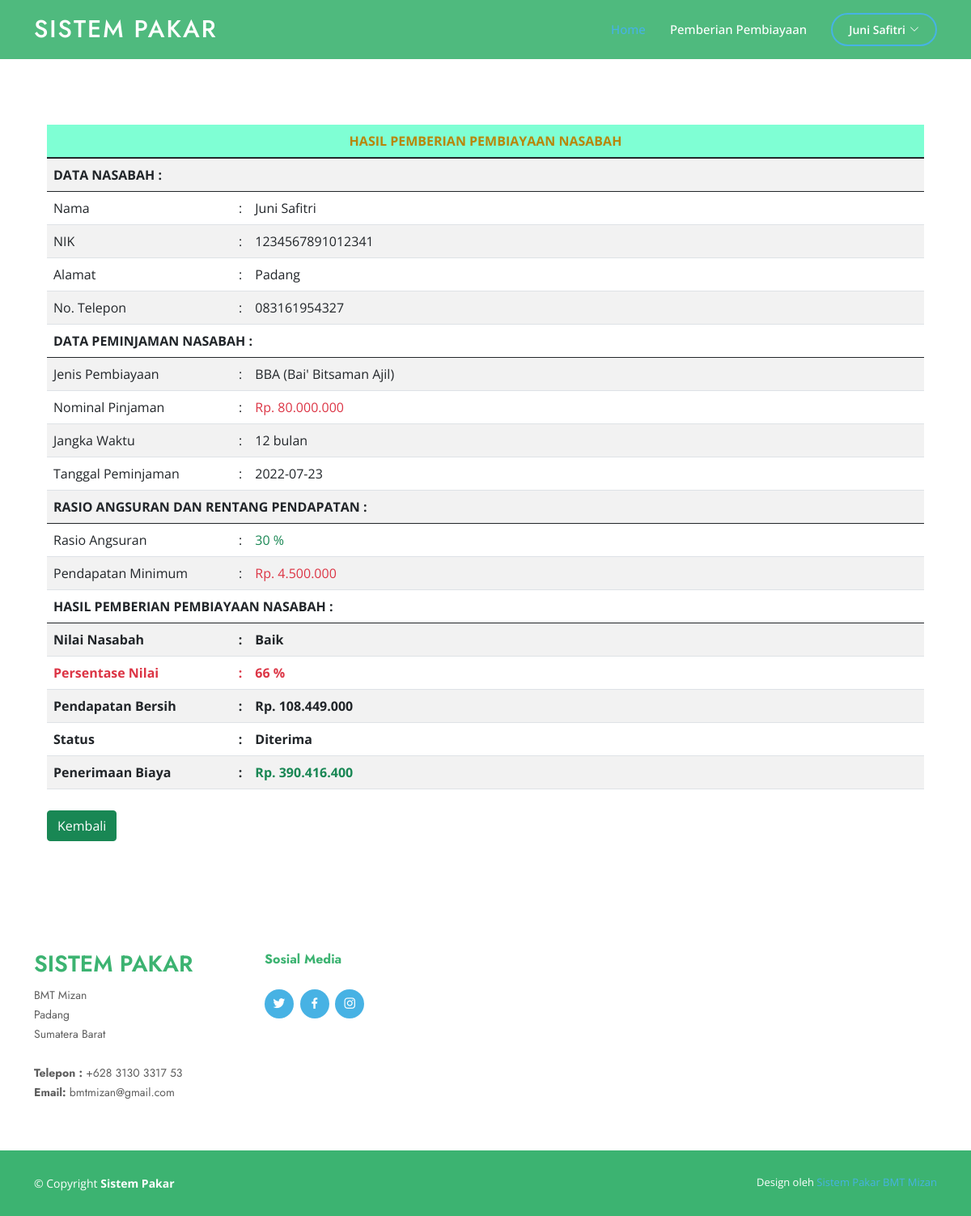
The app's page /index.php?page=halaman_awal/pages/pembiayaan/detailhasilpembiayaannasabah&id=1 (signed in) with its own data.
### tables this page shows
CREATE TABLE `tb_nasabah` (
  `id_nasabah` int(11) NOT NULL,
  `nik_username` varchar(16) NOT NULL,
  `nama_lengkap` varchar(100) NOT NULL,
  `password` varchar(124) NOT NULL,
  `alamat` text NOT NULL,
  `no_telepon` varchar(15) NOT NULL,
  `foto_nasabah` varchar(124) NOT NULL,
  `foto_ktp_nasabah` varchar(124) NOT NULL,
  `status_validasi` int(1) NOT NULL
);

CREATE TABLE `tb_hasil` (
  `id_hasil` int(11) NOT NULL,
  `id_jaminan_nasabah` int(11) NOT NULL,
  `nik_username` varchar(16) NOT NULL,
  `tanggal` date NOT NULL,
  `nilai_nasabah` varchar(15) NOT NULL,
  `persentase_nilai` double NOT NULL
);

CREATE TABLE `tb_jenis_pembiayaan` (
  `id_jenis_pembiayaan` int(11) NOT NULL,
  `jenis_pembiayaan` varchar(124) NOT NULL,
  `keterangan` text NOT NULL
);

CREATE TABLE `tb_pemberian_pembiayaan_nasabah` (
  `id_pemberian_pembiayaan_nasabah` int(11) NOT NULL,
  `id_jenis_pembiayaan` int(11) NOT NULL,
  `nik_username` varchar(20) NOT NULL,
  `nominal_pinjaman` double NOT NULL,
  `jangka_waktu` int(11) NOT NULL,
  `tanggal_peminjaman` date NOT NULL
);

CREATE TABLE `tb_rasio_angsuran` (
  `id_rasio_angsuran` int(11) NOT NULL,
  `besar_rasio_angsuran` double NOT NULL,
  `keterangan` text NOT NULL
);

CREATE TABLE `tb_rentang_pendapatan` (
  `id_rentang_pendapatan` int(11) NOT NULL,
  `nilai_pendapatan_minimum` double NOT NULL,
  `keterangan` text NOT NULL
);

CREATE TABLE `tb_analisa_pendapatan` (
  `id_analisa_pendapatan` int(11) NOT NULL,
  `id_pemberian_pembiayaan_nasabah` int(11) NOT NULL,
  `jumlah_tabungan` double NOT NULL,
  `jumlah_hutang` double NOT NULL,
  `penjualan` double NOT NULL,
  `biaya_tenaga_kerja` double NOT NULL,
  `biaya_bahan_baku` double NOT NULL,
  `biaya_overhead` double NOT NULL,
  `harga_pokok_produksi` double NOT NULL,
  `pendapatan_jualan` double NOT NULL,
  `biaya_umum_dan_adm` double NOT NULL,
  `biaya_pemasaran` double NOT NULL,
  `pendapatan_per_bulan` double NOT NULL,
  `pendapatan_lain_lain` double NOT NULL,
  `total_pendapatan_per_bulan` double NOT NULL,
  `biaya_makan` double NOT NULL,
  `biaya_transportasi` double NOT NULL,
  `biaya_sewa` double NOT NULL,
  `biaya_air` double NOT NULL,
  `biaya_listrik` double NOT NULL,
  `biaya_telepon` double NOT NULL,
  `biaya_pendidikan` double NOT NULL,
  `biaya_lain_lain` double NOT NULL,
  `total_biaya_hidup_per_bulan` double NOT NULL,
  `pendapatan_bersih_per_bulan` double NOT NULL
);

CREATE TABLE `tb_jaminan_nasabah` (
  `id_jaminan_nasabah` int(11) NOT NULL,
  `id_pemberian_pembiayaan_nasabah` int(11) NOT NULL,
  `foto_KK` varchar(124) NOT NULL,
  `foto_BPKP` varchar(124) NOT NULL,
  `foto_surat_izin_usaha` varchar(124) NOT NULL,
  `foto_STNK` varchar(124) NOT NULL,
  `foto_rekening_listrik` varchar(124) NOT NULL,
  `status` varchar(30) NOT NULL
);

### index.php (called while the page is built, shortened)
<?php
  include('koneksi.php');
  ?>
<?php include('halaman_awal/components/head.php'); ?>
<?php include('halaman_awal/components/header.php'); ?>
<?php include('content.php'); ?>
<?php include('halaman_awal/components/footer.php'); ?>
<?php include('halaman_awal/components/script.php'); ?>

### halaman_awal/pages/pembiayaan/detailhasilpembiayaannasabah.php (the view, shortened to what this page needs)
<?php
$nik_username = $_SESSION['username'];
$id = $_GET['id'];
$dataHasilPembiayaan = mysqli_query($koneksi, "SELECT *, n.nik_username as nik_username FROM tb_hasil h LEFT JOIN tb_jaminan_nasabah jn ON h.id_jaminan_nasabah=jn.id_jaminan_nasabah LEFT JOIN tb_pemberian_pembiayaan_nasabah ppn ON ppn.id_pemberian_pembiayaan_nasabah=jn.id_pemberian_pembiayaan_nasabah LEFT JOIN tb_jenis_pembiayaan jp ON jp.id_jenis_pembiayaan=ppn.id_jenis_pembiayaan LEFT JOIN tb_nasabah n ON n.nik_username=ppn.nik_username LEFT JOIN tb_analisa_pendapatan ap ON ap.id_pemberian_pembiayaan_nasabah=ppn.id_pemberian_pembiayaan_nasabah WHERE n.nik_username='$nik_username' AND ppn.id_pemberian_pembiayaan_nasabah=$id AND jn.status='Diterima' || status='Ditolak' ORDER BY id_hasil ASC");
$dataRasioAngsuran = mysqli_query($koneksi, "SELECT * FROM tb_rasio_angsuran")->fetch_array();
$dataRentangPendapatan = mysqli_query($koneksi, "SELECT * FROM tb_rentang_pendapatan")->fetch_array();
?>
<section id="contact" class="contact">
    <br><br>
    <div class="container" data-aos="fade-up">
        <div class="section-title">
        </div>
        <div class="row">
            <div class="info-data" data-infodata="<?php if (isset($_SESSION['info'])) {
                                                        echo $_SESSION['info'];
                                                    }
                                                    unset($_SESSION['info']); ?>">
                <div class="col-lg-12 d-flex align-items-stretch">
                    <div class="card-body">
                        <table class="table table-striped table-hover">
                            <thead style="background-color:aquamarine;">
                                <tr>
                                    <th colspan="3" style="text-align:center; color:darkgoldenrod">HASIL PEMBERIAN PEMBIAYAAN NASABAH</th>
                                </tr>
                            </thead>
                            <tbody>
                                <?php
                                foreach ($dataHasilPembiayaan as $key => $value) : ?>
                                    <tr style="border-bottom:2px;">
                                        <td colspan="3" style="text-align:left; font-weight:bold">DATA NASABAH : </td>
                                    </tr>
                                    <tr>
                                        <td width="20%">Nama</td>
                                        <td width="3%" style="text-align: right;">:</td>
                                        <td><?= $value['nama_lengkap']; ?></td>
                                    </tr>
                                    <tr>
                                        <td width="20%">NIK</td>
                                        <td width="3%" style="text-align: right;">:</td>
                                        <td><?= $value['nik_username']; ?></td>
                                    </tr>
                                    <tr>
                                        <td width="20%">Alamat</td>
                                        <td width="3%" style="text-align: right;">:</td>
                                        <td><?= $value['alamat']; ?></td>
                                    </tr>
                                    <tr>
                                        <td width="20%">No. Telepon</td>
                                        <td width="3%" style="text-align: right;">:</td>
                                        <td><?= $value['no_telepon']; ?></td>
                                    </tr>
                                    <tr style="border-bottom:2px;">
                                        <td colspan="3" style="text-align:left; font-weight:bold">DATA PEMINJAMAN NASABAH : </td>
                                    </tr>
                                    <tr>
                                        <td width="20%">Jenis Pembiayaan</td>
                                        <td width="3%" style="text-align: right;">:</td>
                                        <td><?= $value['jenis_pembiayaan']; ?></td>
                                    </tr>
                                    <tr>
                                        <td width="20%">Nominal Pinjaman</td>
                                        <td width="3%" style="text-align: right;">:</td>
                                        <td class="text-danger">Rp. <?= number_format($value['nominal_pinjaman'], 0, '.', '.'); ?></td>
                                    </tr>
                                    <tr>
                                        <td width="20%">Jangka Waktu</td>
                                        <td width="3%" style="text-align: right;">:</td>
                                        <td><?= $value['jangka_waktu']; ?> bulan</td>
                                    </tr>
                                    <tr>
                                        <td width="20%">Tanggal Peminjaman</td>
                                        <td width="3%" style="text-align: right;">:</td>
                                        <td><?= $value['tanggal_peminjaman']; ?></td>
                                    </tr>
                                    <tr style="border-bottom:2px;">
                                        <td colspan="3" style="text-align:left; font-weight:bold">RASIO ANGSURAN DAN RENTANG PENDAPATAN : </td>
                                    </tr>
                                    <tr>
                                        <td width="20%">Rasio Angsuran</td>
                                        <td width="3%" style="text-align: right;">:</td>
                                        <td class="text-success"><?= $dataRasioAngsuran['besar_rasio_angsuran']; ?> %</td>
                                    </tr>
                                    <tr>
                                        <td width="20%">Pendapatan Minimum</td>
                                        <td width="3%" style="text-align: right;">:</td>
                                        <td class="text-danger">Rp. <?= number_format($dataRentangPendapatan['nilai_pendapatan_minimum'], 0, '.', '.'); ?></td>
                                    </tr>
                                    <tr style="border-bottom:2px;">
                                        <td colspan="3" style="text-align:left; font-weight:bold">HASIL PEMBERIAN PEMBIAYAAN NASABAH : </td>
                                    </tr>
                                    <tr class="fw-bold text-danger">
                                        <td width="20%">Nilai Nasabah</td>
                                        <td width="3%" style="text-align: right;">:</td>
                                        <td><?= $value['nilai_nasabah']; ?> </td>
                                    </tr>
                                    <tr class="fw-bold text-danger">
                                        <td width="20%">Persentase Nilai</td>
                                        <td width="3%" style="text-align: right;">:</td>
                                        <td><?= $value['persentase_nilai']; ?> %</td>
                                    </tr>
                                    <tr class="fw-bold text-danger">
                                        <td width="20%">Pendapatan Bersih</td>
                                        <td width="3%" style="text-align: right;">:</td>
                                        <td>Rp. <?= number_format($value['pendapatan_bersih_per_bulan'], 0, '.', '.'); ?></td>
                                    </tr>
                                    <tr class="fw-bold">
                                        <td width="20%">Status</td>
                                        <td width="3%" style="text-align: right;">:</td>
                                        <td><?= $value['status']; ?></td>
                                    </tr>
                                    <tr class="fw-bold text-success">
                                        <td width="20%" style="font-weight: bold;">Penerimaan Biaya</td>
                                        <td width="3%" style="text-align: right;">:</td>
                                        <?php if ($value['status'] == 'Diterima') : ?>
                                            <?php
                                            $dataRasioAngsuran = mysqli_query($koneksi, "SELECT * FROM tb_rasio_angsuran")->fetch_array();
                                            $besar_rasio_angsuran = $dataRasioAngsuran['besar_rasio_angsuran'];
                                            $biaya_diterima = ($besar_rasio_angsuran * $value['pendapatan_bersih_per_bulan'] * $value['jangka_waktu']) / 100;
                                            ?>
                                            <td class="text-success" style="font-weight: bold; color:blueviolet">Rp. <?= number_format($biaya_diterima, 0, '.', '.'); ?></td>
                                        <?php elseif ($value['status'] == 'Ditolak') : ?>
                                            <td class="text-danger" style="font-weight: bold; color:blueviolet">Rp. <?= number_format(0, 0, '.', '.'); ?></td>
                                        <?php endif; ?>
                                    </tr>
                                <?php endforeach; ?>
                            </tbody>
                        </table>
                        <a href="?page=halaman_awal/pages/pembiayaan/viewpembiayaan" class="btn btn-success" style="justify-content: left; margin-top:10px;">Kembali</a>
                    </div>
                </div>
            </div>
        </div>
</section>

### halaman_awal/components/header.php (shortened to what this page needs)
<header id="header" class="fixed-top" style="background-color: rgba(60, 179, 113, 0.9);">
    <div class="container d-flex align-items-center">
        <h1 class="logo me-auto"><a href="index.php">Sistem Pakar</a></h1>
        <nav id="navbar" class="navbar">
            <ul>
                <li><a class="nav-link scrollto active" href="?page=halaman_awal/home/home">Home</a></li>
                <?php if (!isset($_SESSION['status'])) : ?>
                    <li><a class="nav-link scrollto" href="#" data-toggle="modal" data-target="#logoutModal">
                            Pemberian Pembiayaan
                        </a></li>
                    <li><a class="getstarted scrollto" href="halaman_awal/login/login.php">Masuk</a></li>
            </ul>
            <i class="bi bi-list mobile-nav-toggle"></i>
        <?php else : ?>
            <li><a class="nav-link scrollto" href="?page=halaman_awal/pages/pembiayaan/viewpembiayaan">Pemberian Pembiayaan</a></li>
            <?php
                       $username = $_SESSION['username'];
                       $user = mysqli_query($koneksi, "SELECT * FROM tb_nasabah WHERE nik_username = '$username'")->fetch_array(); ?>
            <?php if ($user !== NULL) : ?>
                <li class="dropdown"><a href="#" class="getstarted scrollto mr-3"><span><?= $user['nama_lengkap']; ?></span> <i class="bi bi-chevron-down"></i></a>
                <?php else : ?>
                <li class="dropdown"><a href="#" class="getstarted scrollto mr-3"><span>User</span> <i class="bi bi-chevron-down"></i></a>
                <?php endif; ?>
                </li>
            <?php endif; ?>
        </nav>
    </div>
</header>

### assets/assets_user/css/style.css (style rules this page uses)
body { font-family: "Open Sans", sans-serif; color: #444444; }
a { color: #47b2e4; text-decoration: none; }
h1, h2, h3, h4, h5, h6 { font-family: "Jost", sans-serif; }
#header { transition: all 0.5s; z-index: 997; padding: 15px 0; }
#header .logo { font-size: 30px; margin: 0; padding: 0; line-height: 1; font-weight: 500; letter-spacing: 2px; text-transform: uppercase; }
#header .logo a { color: #fff; }
.navbar { padding: 0; }
.navbar ul { margin: 0; padding: 0; display: flex; list-style: none; align-items: center; }
.navbar li { position: relative; }
.navbar a, .navbar a:focus { display: flex; align-items: center; justify-content: space-between; padding: 10px 0 10px 30px; font-size: 15px; font-weight: 500; color: #fff; white-space: nowrap; transition: 0.3s; }
.navbar a i, .navbar a:focus i { font-size: 12px; line-height: 0; margin-left: 5px; }
.navbar a:hover, .navbar .active, .navbar .active:focus, .navbar li:hover > a { color: #47b2e4; }
.navbar .getstarted, .navbar .getstarted:focus { padding: 8px 20px; margin-left: 30px; border-radius: 50px; color: #fff; font-size: 14px; border: 2px solid #47b2e4; font-weight: 600; }
section { padding: 60px 0; overflow: hidden; }
.section-title { text-align: center; padding-bottom: 30px; }

### records on screen
tb_nasabah: nama_lengkap "Juni Safitri"
tb_hasil: tb_nasabah.nama_lengkap "Juni Safitri", tb_nasabah.nik_username "1234567891012341", tb_nasabah.alamat "Padang", tb_nasabah.no_telepon "083161954327", tb_jenis_pembiayaan.jenis_pembiayaan "BBA (Bai' Bitsaman Ajil)", tb_pemberian_pembiayaan_nasabah.nominal_pinjaman "80.000.000", tb_pemberian_pembiayaan_nasabah.jangka_waktu "12", tb_pemberian_pembiayaan_nasabah.tanggal_peminjaman "2022-07-23", nilai_nasabah "Baik", persentase_nilai "66", tb_analisa_pendapatan.pendapatan_bersih_per_bulan "108.449.000", id_jaminan_nasabah.status "Diterima", tb_rasio_angsuran.besar_rasio_angsuran "390.416.400"
tb_rasio_angsuran: besar_rasio_angsuran "30"
tb_rentang_pendapatan: nilai_pendapatan_minimum "4.500.000"
